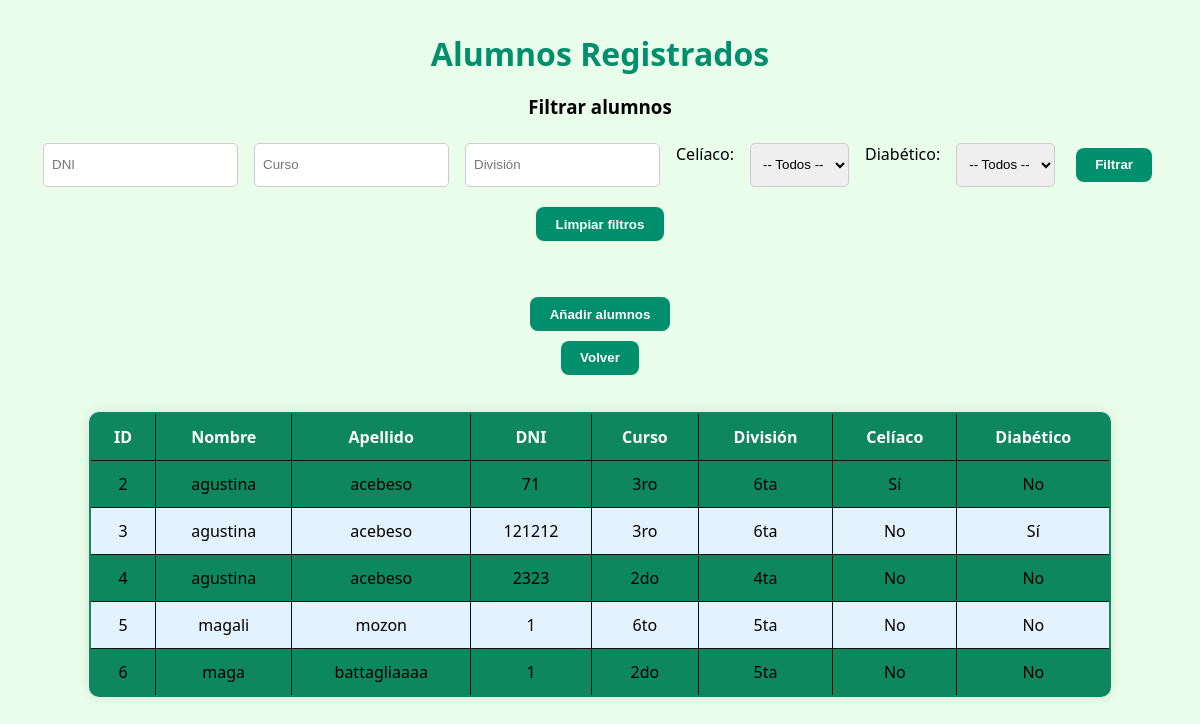
/alumnos.php, run on an earlier commit of the app's database.
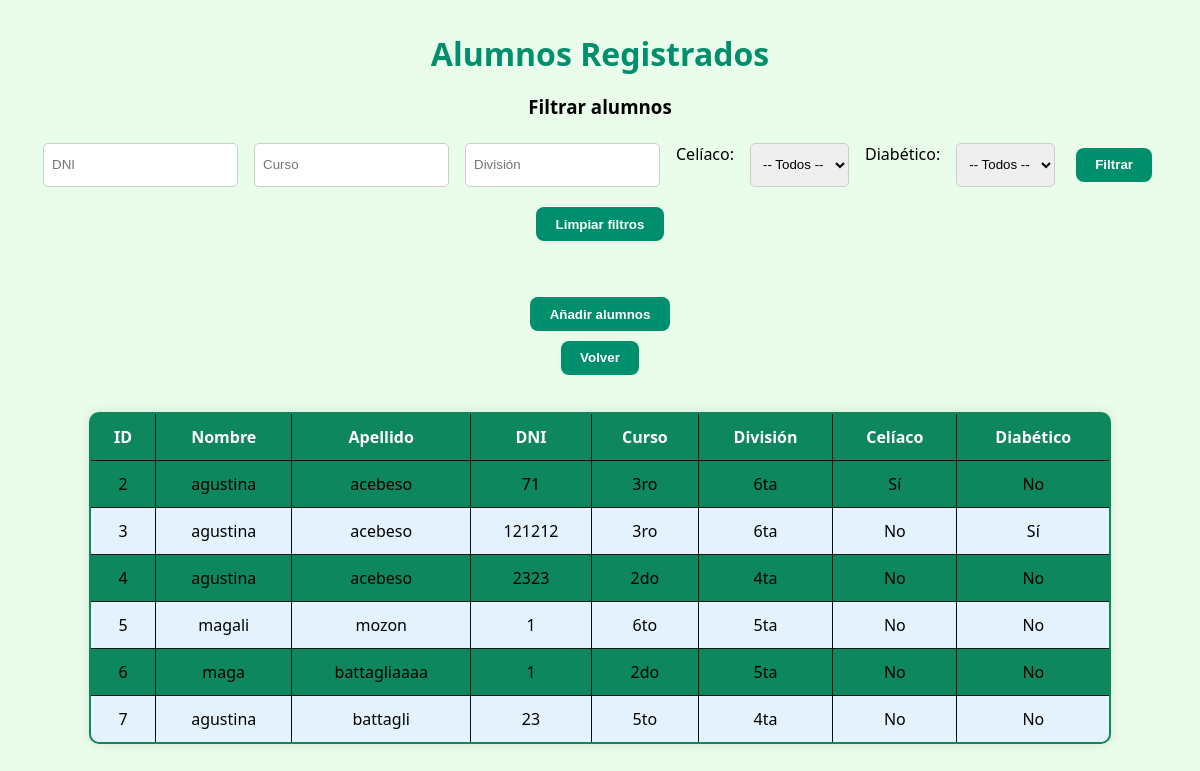
And on a later commit of the database.
### tables this page shows
CREATE TABLE `alumno` (
  `id_alumno` int(30) NOT NULL,
  `nombre` varchar(30) NOT NULL,
  `apellido` varchar(30) NOT NULL,
  `dni` varchar(30) NOT NULL,
  `curso` varchar(30) NOT NULL,
  `division` varchar(30) NOT NULL,
  `celiaco` tinyint(1) NOT NULL,
  `diabetico` tinyint(1) NOT NULL,
  `modulo` int(11) NOT NULL
);

### alumnos.php (the view, shortened to what this page needs)
<?php
include("conexion.php");
$dni       = $_GET['dni']       ?? '';
$curso     = $_GET['curso']     ?? '';
$division  = $_GET['division']  ?? '';
$sql = "SELECT * FROM alumno WHERE 1=1";
$resultado = mysqli_query($conexion, $sql);
?>
<!DOCTYPE html>
<html lang="es">
<head>
    <link rel="stylesheet" href="css/alumnos.css">
</head>
<body>
    <h1>Alumnos Registrados</h1>
    <h3>Filtrar alumnos</h3>
    <form method="get" action="">
        <input type="text" name="dni" placeholder="DNI" value="<?= htmlspecialchars($dni) ?>">
        <input type="text" name="curso" placeholder="Curso" value="<?= htmlspecialchars($curso) ?>">
        <input type="text" name="division" placeholder="División" value="<?= htmlspecialchars($division) ?>">
        <label for="celiaco">Celíaco:</label>
        <select name="celiaco" id="celiaco">
            <option value="">-- Todos --</option>
        </select>
        <label for="diabetico">Diabético:</label>
        <select name="diabetico" id="diabetico">
            <option value="">-- Todos --</option>
        </select>
        <button type="submit">Filtrar</button>
        <a href="alumnos.php"><button type="button">Limpiar filtros</button></a>
    </form>
    <br>
    <a href="añadir.php">
        <button>Añadir alumnos</button>
    </a>
    <br>
    <a href="inicio.php">
        <button>Volver</button>
    </a>
    <table border="1" cellpadding="5">
        <thead>
            <tr>
                <th>ID</th>
                <th>Nombre</th>
                <th>Apellido</th>
                <th>DNI</th>
                <th>Curso</th>
                <th>División</th>
                <th>Celíaco</th>
                <th>Diabético</th>
            </tr>
        </thead>
        <tbody>
            <?php if (mysqli_num_rows($resultado) > 0): ?>
                <?php while ($alumno = mysqli_fetch_assoc($resultado)): ?>
                    <tr>
                        <td><?= $alumno['id_alumno'] ?></td>
                        <td><?= htmlspecialchars($alumno['nombre']) ?></td>
                        <td><?= htmlspecialchars($alumno['apellido']) ?></td>
                        <td><?= htmlspecialchars($alumno['dni']) ?></td>
                        <td><?= htmlspecialchars($alumno['curso']) ?></td>
                        <td><?= htmlspecialchars($alumno['division']) ?></td>
                        <td><?= $alumno['celiaco'] ? 'Sí' : 'No' ?></td>
                        <td><?= $alumno['diabetico'] ? 'Sí' : 'No' ?></td>
                    </tr>
                <?php endwhile; ?>
            <?php else: ?>
                <tr><td colspan="8">No se encontraron alumnos.</td></tr>
            <?php endif; ?>
        </tbody>
    </table>
</body>
</html>

What changed in the data, as far as the page shows it:
added alumno: id_alumno "7", nombre "agustina", apellido "battagli", dni "23", curso "5to", division "4ta", celiaco "No", diabetico "No"
